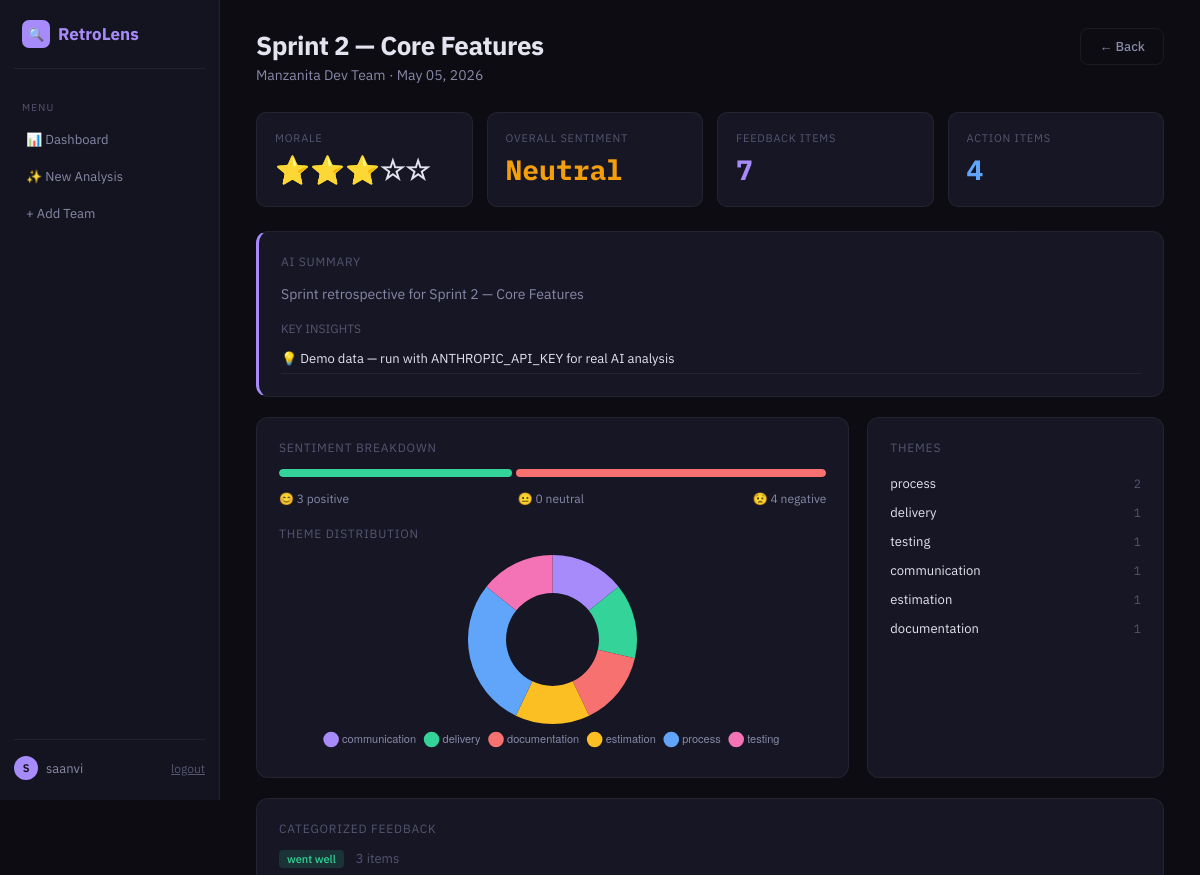
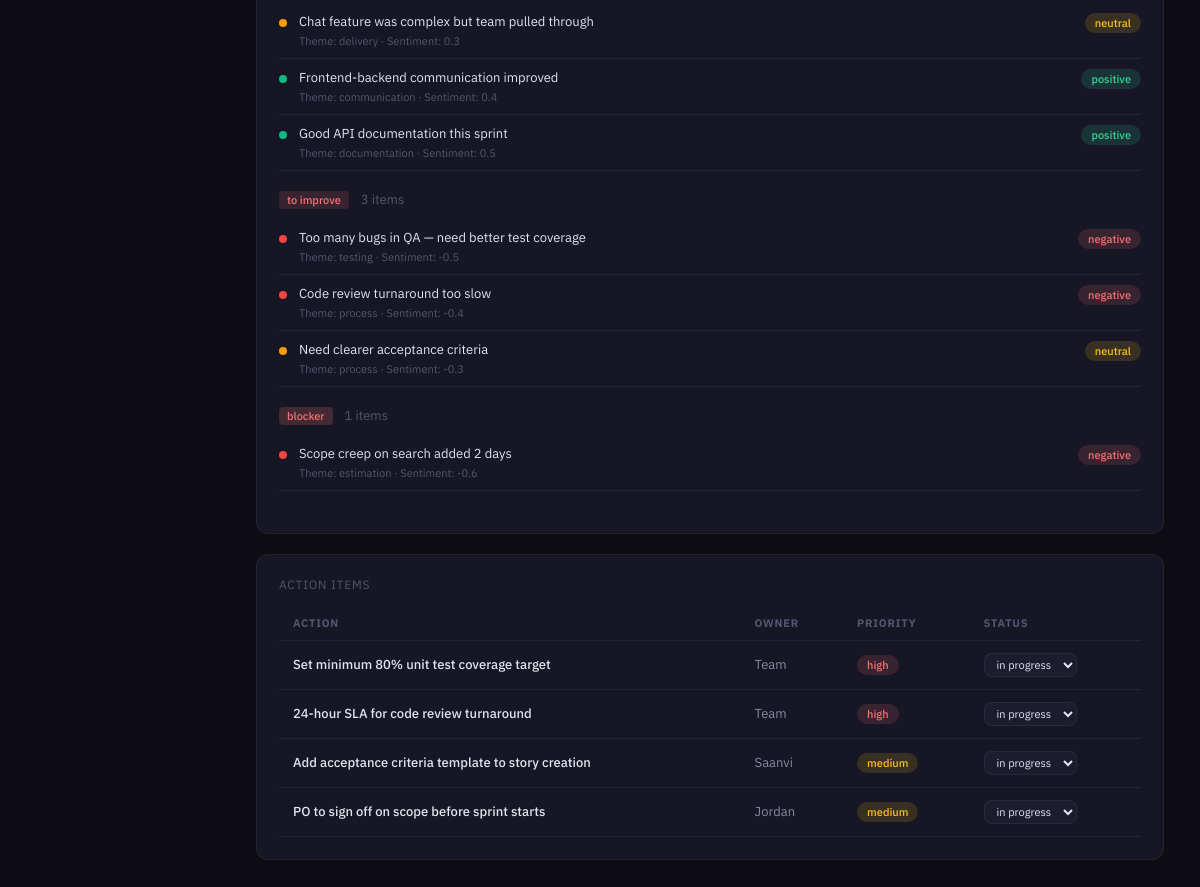
The page /retro/2 (signed in) on the database its author committed (2 pictures, top to bottom).
### app.py (models this page shows, shortened)
class User(UserMixin, db.Model):
    __tablename__ = 'users'
    id = db.Column(db.Integer, primary_key=True)
    username = db.Column(db.String(80), unique=True, nullable=False)
    email = db.Column(db.String(120), unique=True, nullable=False)
    password_hash = db.Column(db.String(256), nullable=False)
    created_at = db.Column(db.DateTime, default=datetime.utcnow)

class RetroSession(db.Model):
    __tablename__ = 'retro_sessions'
    id = db.Column(db.Integer, primary_key=True)
    team_id = db.Column(db.Integer, db.ForeignKey('teams.id'), nullable=False)
    sprint_name = db.Column(db.String(100), nullable=False)
    date = db.Column(db.Date, default=datetime.utcnow)
    raw_input = db.Column(db.Text, nullable=False)
    analysis_json = db.Column(db.Text)  # Full AI analysis stored as JSON
    overall_sentiment = db.Column(db.Float, default=0.0)  # -1 to 1
    morale_score = db.Column(db.Integer, default=3)  # 1-5
    created_at = db.Column(db.DateTime, default=datetime.utcnow)
    items = db.relationship('RetroItem', backref='session', lazy=True, cascade='all, delete-orphan')
    action_items = db.relationship('ActionItem', backref='session', lazy=True, cascade='all, delete-orphan')

class Team(db.Model):
    __tablename__ = 'teams'
    id = db.Column(db.Integer, primary_key=True)
    name = db.Column(db.String(100), nullable=False)
    created_by = db.Column(db.Integer, db.ForeignKey('users.id'))
    created_at = db.Column(db.DateTime, default=datetime.utcnow)
    retros = db.relationship('RetroSession', backref='team', lazy=True, cascade='all, delete-orphan')

class RetroItem(db.Model):
    __tablename__ = 'retro_items'
    id = db.Column(db.Integer, primary_key=True)
    session_id = db.Column(db.Integer, db.ForeignKey('retro_sessions.id'), nullable=False)
    original_text = db.Column(db.Text, nullable=False)
    category = db.Column(db.String(50))  # went_well, to_improve, kudos, blocker, process, technical, communication
    theme = db.Column(db.String(100))  # AI-detected theme
    sentiment = db.Column(db.Float, default=0.0)  # -1 to 1
    priority = db.Column(db.String(20), default='medium')

class ActionItem(db.Model):
    __tablename__ = 'action_items'
    id = db.Column(db.Integer, primary_key=True)
    session_id = db.Column(db.Integer, db.ForeignKey('retro_sessions.id'), nullable=False)
    text = db.Column(db.Text, nullable=False)
    owner = db.Column(db.String(100))
    status = db.Column(db.String(20), default='open')  # open, in_progress, done
    due_date = db.Column(db.Date)
    priority = db.Column(db.String(20), default='medium')

### app.py (the view)
@app.route('/retro/<int:session_id>')
@login_required
def retro_detail(session_id):
    session = RetroSession.query.get_or_404(session_id)
    items = RetroItem.query.filter_by(session_id=session_id).all()
    actions = ActionItem.query.filter_by(session_id=session_id).all()
    categories = {}
    for item in items:
        cat = item.category or 'uncategorized'
        if cat not in categories:
            categories[cat] = []
        categories[cat].append(item)
    themes = {}
    for item in items:
        if item.theme:
            themes[item.theme] = themes.get(item.theme, 0) + 1
    sentiments = {'positive': 0, 'neutral': 0, 'negative': 0}
    for item in items:
        if item.sentiment > 0.2:
            sentiments['positive'] += 1
        elif item.sentiment < -0.2:
            sentiments['negative'] += 1
        else:
            sentiments['neutral'] += 1
    analysis = json.loads(session.analysis_json) if session.analysis_json else {}
    return render_template('retro_detail.html',
                           session=session,
                           items=items,
                           actions=actions,
                           categories=categories,
                           themes=themes,
                           sentiments=sentiments,
                           analysis=analysis)

### app.py (called while the page is built)
@login_manager.user_loader
def load_user(uid):
    return User.query.get(int(uid))

@app.template_filter('sentiment_label')
def sentiment_label_filter(val):
    if val > 0.3:
        return 'positive'
    elif val < -0.3:
        return 'negative'
    return 'neutral'

@app.template_filter('sentiment_color')
def sentiment_color_filter(val):
    if val > 0.3:
        return '#10b981'
    elif val < -0.3:
        return '#ef4444'
    return '#f59e0b'

### templates/retro_detail.html (shortened to what this page needs)
{% extends "base.html" %}
{% block content %}
<div class="header">
    <div>
        <h1 class="page-title">{{ session.sprint_name }}</h1>
        <p class="page-sub">{{ session.team.name if session.team else '' }} · {{ session.date.strftime('%b %d, %Y') if session.date else '' }}</p>
    </div>
    <a href="{{ url_for('dashboard') }}" class="btn btn-secondary">← Back</a>
</div>
<div class="metrics">
    <div class="metric">
        <div class="metric-label">Morale</div>
        <div class="metric-val">{{ '⭐' * session.morale_score }}{{ '☆' * (5 - session.morale_score) }}</div>
    </div>
    <div class="metric">
        <div class="metric-label">Overall Sentiment</div>
        <div class="metric-val" style="color: {{ session.overall_sentiment|sentiment_color }};">
            {{ session.overall_sentiment|sentiment_label|title }}
        </div>
    </div>
    <div class="metric">
        <div class="metric-label">Feedback Items</div>
        <div class="metric-val" style="color: var(--accent);">{{ items|length }}</div>
    </div>
    <div class="metric">
        <div class="metric-label">Action Items</div>
        <div class="metric-val" style="color: var(--blue);">{{ actions|length }}</div>
    </div>
</div>
{% if analysis.get('summary') %}
<div class="card mb-20" style="border-left: 3px solid var(--accent);">
    <div class="card-title">AI Summary</div>
    <p style="font-size: 14px; line-height: 1.7; color: var(--text2);">{{ analysis.summary }}</p>
    {% if analysis.get('key_insights') %}
    <div style="margin-top: 14px;">
        <div style="font-size: 12px; color: var(--muted); margin-bottom: 8px;">KEY INSIGHTS</div>
        {% for insight in analysis.key_insights %}
        <div style="padding: 6px 0; font-size: 13px; color: var(--text); border-bottom: 1px solid var(--border);">
            💡 {{ insight }}
        </div>
        {% endfor %}
    </div>
    {% endif %}
</div>
{% endif %}
<div class="grid-3 mb-20">
    <div class="card">
        <div class="card-title">Sentiment Breakdown</div>
        <div class="sentiment-bar" style="margin-bottom: 14px;">
            {% set total = sentiments.positive + sentiments.neutral + sentiments.negative %}
            {% if total > 0 %}
            <div style="width: {{ sentiments.positive / total * 100 }}%; background: var(--green);"></div>
            <div style="width: {{ sentiments.negative / total * 100 }}%; background: var(--red);"></div>
            {% endif %}
        </div>
        <div style="display: flex; justify-content: space-between; font-size: 12px; color: var(--text2); margin-bottom: 20px;">
            <span>😊 {{ sentiments.positive }} positive</span>
            <span>😐 {{ sentiments.neutral }} neutral</span>
            <span>😟 {{ sentiments.negative }} negative</span>
        </div>
        <div class="card-title">Theme Distribution</div>
        <div class="chart-box" style="height: 200px;"><canvas id="themeChart"></canvas></div>
    </div>
    <div class="card">
        <div class="card-title">Themes</div>
        {% for theme, count in themes|dictsort(by='value', reverse=true) %}
        <div style="display: flex; align-items: center; gap: 10px; padding: 6px 0;">
            <span style="font-size: 13px; flex: 1;">{{ theme }}</span>
            <span style="font-size: 12px; font-family: var(--mono); color: var(--muted);">{{ count }}</span>
        </div>
        {% endfor %}
    </div>
</div>
<div class="card mb-20">
    <div class="card-title">Categorized Feedback</div>
    {% for category, cat_items in categories.items() %}
    <div style="margin-bottom: 20px;">
        <div style="font-size: 13px; font-weight: 600; margin-bottom: 10px; display: flex; align-items: center; gap: 8px;">
            <span class="cat-tag cat-{{ category }}">{{ category|replace('_', ' ') }}</span>
            <span style="color: var(--muted); font-weight: 400;">{{ cat_items|length }} items</span>
        </div>
        {% for item in cat_items %}
        <div style="display: flex; align-items: flex-start; gap: 12px; padding: 10px 0; border-bottom: 1px solid var(--border);">
            <div style="width: 8px; height: 8px; border-radius: 50%; margin-top: 6px; flex-shrink: 0;
                background: {{ item.sentiment|sentiment_color }};"></div>
            <div style="flex: 1;">
                <div style="font-size: 13px;">{{ item.original_text }}</div>
                <div style="font-size: 11px; color: var(--muted); margin-top: 4px;">
                    Theme: {{ item.theme or 'general' }} · Sentiment: {{ "%.1f"|format(item.sentiment) }}
                </div>
            </div>
            <span class="badge badge-{{ item.sentiment|sentiment_label }}" style="flex-shrink: 0;">{{ item.sentiment|sentiment_label }}</span>
        </div>
        {% endfor %}
    </div>
    {% endfor %}
</div>
<div class="card">
    <div class="card-title">Action Items</div>
    <table>
        <thead><tr><th>Action</th><th>Owner</th><th>Priority</th><th>Status</th></tr></thead>
        <tbody>
        {% for action in actions %}
        <tr>
            <td style="font-weight: 500;">{{ action.text }}</td>
            <td style="color: var(--text2);">{{ action.owner or '—' }}</td>
            <td>
                <span class="badge" style="background: {{ {'high': 'rgba(248,113,113,0.15)', 'medium': 'rgba(251,191,36,0.15)', 'low': 'rgba(136,136,168,0.15)'}[action.priority] }};
                    color: {{ {'high': 'var(--red)', 'medium': 'var(--amber)', 'low': 'var(--muted)'}[action.priority] }};">{{ action.priority }}</span>
            </td>
            <td>
                <form method="POST" action="{{ url_for('update_action', action_id=action.id) }}" style="display: inline;">
                    <select name="status" onchange="this.form.submit()" class="form-select" style="width: auto; padding: 3px 8px; font-size: 11px;">
                        {% for s in ['open', 'in_progress', 'done'] %}
                        <option value="{{ s }}" {% if action.status == s %}selected{% endif %}>{{ s|replace('_', ' ') }}</option>
                        {% endfor %}
                    </select>
                </form>
            </td>
        </tr>
        {% endfor %}
        </tbody>
    </table>
</div>
{% endblock %}
{% block scripts %}
<script>
const themes = {{ themes|tojson }};
const labels = Object.keys(themes);
const themeColors = ['#a78bfa', '#34d399', '#f87171', '#fbbf24', '#60a5fa', '#f472b6', '#818cf8'];
new Chart(document.getElementById('themeChart'), {
    type: 'doughnut',
    data: {
        labels: labels,
        datasets: [{ data: labels.map(l => themes[l]), backgroundColor: labels.map((_, i) => themeColors[i % themeColors.length]), borderWidth: 0 }]
    },
    options: { responsive: true, maintainAspectRatio: false, cutout: '55%', plugins: { legend: { position: 'bottom', labels: { color: '#8888a8', padding: 10, usePointStyle: true, font: { size: 11 } } } } }
});
</script>
{% endblock %}

### templates/base.html (shortened to what this page needs)
<!DOCTYPE html>
<html lang="en">
<head>
</head>
<body>
<div class="app">
    <nav class="sidebar">
        <div class="logo"><span>🔍</span> RetroLens</div>
        <div class="nav-label">Menu</div>
        <a href="{{ url_for('dashboard') }}" class="nav-link {% if request.endpoint == 'dashboard' %}active{% endif %}">📊 Dashboard</a>
        <a href="{{ url_for('new_retro') }}" class="nav-link {% if request.endpoint == 'new_retro' %}active{% endif %}">✨ New Analysis</a>
        <a href="{{ url_for('new_team') }}" class="nav-link">+ Add Team</a>
        {% if current_user.is_authenticated %}
        <div class="sidebar-user">
            <div class="avatar-sm">{{ current_user.username[0]|upper }}</div>
            {{ current_user.username }}
            <a href="{{ url_for('logout') }}" style="margin-left: auto; color: var(--muted); font-size: 12px;">logout</a>
        </div>
        {% endif %}
    </nav>
    <main class="main">
        {% block content %}{% endblock %}
    </main>
</div>
{% block scripts %}{% endblock %}
</body>
</html>

### rows shown on the page
User: username "S", username "saanvi"
RetroSession: sprint_name "Sprint 2 — Core Features", date "May 05, 2026", morale_score "⭐⭐⭐", morale_score "☆☆", overall_sentiment|sentiment_label "Neutral"
Team: team "Manzanita Dev Team"
RetroItem: theme "process", session "2", original_text "Code review turnaround too slow", sentiment "-0.4", sentiment|sentiment_label "negative"
RetroItem: theme "delivery", count "1", category "went well", cat_items "3", original_text "Chat feature was complex but team pulled through", sentiment "0.3", sentiment|sentiment_label "neutral"
RetroItem: theme "testing", count "1", category "to improve", cat_items "3", original_text "Too many bugs in QA — need better test coverage", sentiment "-0.5", sentiment|sentiment_label "negative"
RetroItem: theme "communication", count "1", original_text "Frontend-backend communication improved", sentiment "0.4", sentiment|sentiment_label "positive"
RetroItem: theme "estimation", count "1", category "blocker", cat_items "1", original_text "Scope creep on search added 2 days", sentiment "-0.6", sentiment|sentiment_label "negative"
RetroItem: theme "documentation", count "1", original_text "Good API documentation this sprint", sentiment "0.5", sentiment|sentiment_label "positive"
RetroItem: original_text "Need clearer acceptance criteria", theme "process", sentiment "-0.3", sentiment|sentiment_label "neutral"
ActionItem: text "Set minimum 80% unit test coverage target", owner "Team", priority "high", status "in progress"
ActionItem: text "24-hour SLA for code review turnaround", owner "Team", priority "high", status "in progress"
ActionItem: text "Add acceptance criteria template to story creation", owner "Saanvi", priority "medium", status "in progress"
ActionItem: text "PO to sign off on scope before sprint starts", owner "Jordan", priority "medium", status "in progress"

### other values the page prints
{{ items|length }} "7"
{{ actions|length }} "4"
{{ analysis.summary }} "Sprint retrospective for Sprint 2 — Core Features"
{{ insight }} "Demo data — run with ANTHROPIC_API_KEY for real AI analysis"
{{ sentiments.positive }} "3"
{{ sentiments.neutral }} "0"
{{ sentiments.negative }} "4"
chart data {{ themes|tojson }} {"communication": 1, "delivery": 1, "documentation": 1, "estimation": 1, "process": 2, "testing": 1}
